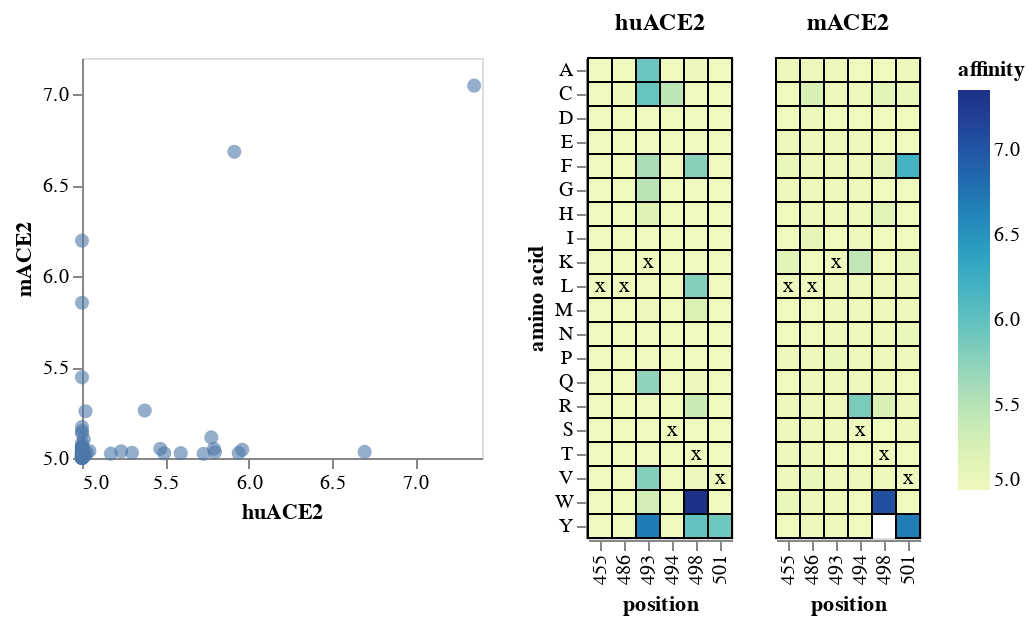

Here is the notebook cell this chart was saved with:
### Markdown cell above
Make a merged chart:

### Code cell
merged_chart = scatter | heatmap

merged_chart.save("BtKY72-mouse-ACE2-only.html")

merged_chart

### Figure 1 — Vega-Lite specification as saved in the notebook (floating-point values rounded to 4 significant figures; data arrays with more than 128 entries replaced by an {"elided": "..."} marker saying what was removed)
{"config": {"view": {"continuousWidth": 400, "continuousHeight": 300}}, "hconcat": [{"data": {"name": "data-04028ff975e5320be6ca4dcbc7bb6c68"}, "mark": {"type": "circle", "stroke": "black"}, "encoding": {"opacity": {"condition": {"value": 1, "selection": "selector001"}, "value": 0.6}, "size": {"condition": {"value": 100, "selection": "selector001"}, "value": 50}, "strokeWidth": {"condition": {"value": 2, "selection": "selector001"}, "value": 0}, "tooltip": [{"field": "mutation", "type": "nominal"}, {"field": "huACE2", "format": ".3f", "type": "quantitative"}, {"field": "mACE2", "format": ".3f", "type": "quantitative"}], "x": {"axis": {"grid": false}, "field": "huACE2", "scale": {"zero": false}, "type": "quantitative"}, "y": {"axis": {"grid": false}, "field": "mACE2", "scale": {"zero": false}, "type": "quantitative"}}, "height": 200, "selection": {"selector001": {"type": "single", "on": "mouseover", "empty": "none", "fields": ["mutation"]}}, "width": 200}, {"data": {"name": "data-4c6031e02f89b40c7cb706cc29ad2227"}, "facet": {"column": {"field": "ACE2", "header": {"labelFontSize": 12, "labelFontWeight": "bold"}, "title": null, "type": "nominal"}}, "spec": {"layer": [{"mark": {"type": "rect", "stroke": "black"}, "encoding": {"color": {"field": "affinity", "type": "quantitative"}, "strokeWidth": {"condition": {"value": 3, "selection": "selector001"}, "value": 1}, "tooltip": [{"field": "mutation", "type": "nominal"}, {"field": "huACE2", "format": ".3f", "type": "quantitative"}, {"field": "mACE2", "format": ".3f", "type": "quantitative"}], "x": {"field": "position", "type": "ordinal"}, "y": {"field": "mutant", "title": "amino acid", "type": "nominal"}}, "height": {"step": 12}, "selection": {"selector001": {"type": "single", "on": "mouseover", "empty": "none", "fields": ["mutation"]}}, "width": {"step": 12}}, {"mark": {"type": "text", "color": "black", "text": "x"}, "encoding": {"tooltip": [{"field": "mutation", "type": "nominal"}, {"field": "huACE2", "format": ".3f", "type": "quantitative"}, {"field": "mACE2", "format": ".3f", "type": "quantitative"}], "x": {"field": "position", "type": "ordinal"}, "y": {"field": "mutant", "title": "amino acid", "type": "nominal"}}, "height": {"step": 12}, "transform": [{"filter": "(datum.wildtype === datum.mutant)"}], "width": {"step": 12}}]}}], "$schema": "https://vega.github.io/schema/vega-lite/v4.17.0.json", "datasets": {"data-04028ff975e5320be6ca4dcbc7bb6c68": [{"wildtype": "L", "position": 455, "mutant": "A", "huACE2": 5.0, "mACE2": 5.026, "mutation": "L455A"}, {"wildtype": "L", "position": 455, "mutant": "C", "huACE2": 5.0, "mACE2": 5.0, "mutation": "L455C"}, {"wildtype": "L", "position": 455, "mutant": "D", "huACE2": 5.0, "mACE2": 5.0, "mutation": "L455D"}, {"wildtype": "L", "position": 455, "mutant": "E", "huACE2": 5.0, "mACE2": 5.053, "mutation": "L455E"}, {"wildtype": "L", "position": 455, "mutant": "F", "huACE2": 5.0, "mACE2": 5.063, "mutation": "L455F"}, {"wildtype": "L", "position": 455, "mutant": "G", "huACE2": 5.0, "mACE2": 5.025, "mutation": "L455G"}, {"wildtype": "L", "position": 455, "mutant": "H", "huACE2": 5.0, "mACE2": 5.014, "mutation": "L455H"}, {"wildtype": "L", "position": 455, "mutant": "I", "huACE2": 5.0, "mACE2": 5.001, "mutation": "L455I"}, {"wildtype": "L", "position": 455, "mutant": "K", "huACE2": 5.0, "mACE2": 5.148, "mutation": "L455K"}, {"wildtype": "L", "position": 455, "mutant": "L", "huACE2": 5.0, "mACE2": 5.034, "mutation": "L455L"}, {"wildtype": "L", "position": 455, "mutant": "M", "huACE2": 5.0, "mACE2": 5.005, "mutation": "L455M"}, {"wildtype": "L", "position": 455, "mutant": "N", "huACE2": 5.0, "mACE2": 5.004, "mutation": "L455N"}, {"wildtype": "L", "position": 455, "mutant": "P", "huACE2": 5.0, "mACE2": 5.017, "mutation": "L455P"}, {"wildtype": "L", "position": 455, "mutant": "Q", "huACE2": 5.0, "mACE2": 5.007, "mutation": "L455Q"}, {"wildtype": "L", "position": 455, "mutant": "R", "huACE2": 5.0, "mACE2": 5.032, "mutation": "L455R"}, {"wildtype": "L", "position": 455, "mutant": "S", "huACE2": 5.0, "mACE2": 5.037, "mutation": "L455S"}, {"wildtype": "L", "position": 455, "mutant": "T", "huACE2": 5.0, "mACE2": 5.017, "mutation": "L455T"}, {"wildtype": "L", "position": 455, "mutant": "V", "huACE2": 5.0, "mACE2": 5.03, "mutation": "L455V"}, {"wildtype": "L", "position": 455, "mutant": "W", "huACE2": 5.0, "mACE2": 5.061, "mutation": "L455W"}, {"wildtype": "L", "position": 455, "mutant": "Y", "huACE2": 5.0, "mACE2": 5.004, "mutation": "L455Y"}, {"wildtype": "L", "position": 486, "mutant": "A", "huACE2": 5.0, "mACE2": 5.047, "mutation": "L486A"}, {"wildtype": "L", "position": 486, "mutant": "C", "huACE2": 5.021, "mACE2": 5.257, "mutation": "L486C"}, {"wildtype": "L", "position": 486, "mutant": "D", "huACE2": 5.0, "mACE2": 5.039, "mutation": "L486D"}, {"wildtype": "L", "position": 486, "mutant": "E", "huACE2": 5.0, "mACE2": 5.023, "mutation": "L486E"}, {"wildtype": "L", "position": 486, "mutant": "F", "huACE2": 5.0, "mACE2": 5.019, "mutation": "L486F"}, {"wildtype": "L", "position": 486, "mutant": "G", "huACE2": 5.0, "mACE2": 5.045, "mutation": "L486G"}, {"wildtype": "L", "position": 486, "mutant": "H", "huACE2": 5.0, "mACE2": 5.027, "mutation": "L486H"}, {"wildtype": "L", "position": 486, "mutant": "I", "huACE2": 5.011, "mACE2": 5.101, "mutation": "L486I"}, {"wildtype": "L", "position": 486, "mutant": "K", "huACE2": 5.0, "mACE2": 5.009, "mutation": "L486K"}, {"wildtype": "L", "position": 486, "mutant": "L", "huACE2": 5.0, "mACE2": 5.034, "mutation": "L486L"}, {"wildtype": "L", "position": 486, "mutant": "M", "huACE2": 5.0, "mACE2": 5.008, "mutation": "L486M"}, {"wildtype": "L", "position": 486, "mutant": "N", "huACE2": 5.0, "mACE2": 5.006, "mutation": "L486N"}, {"wildtype": "L", "position": 486, "mutant": "P", "huACE2": 5.0, "mACE2": 5.027, "mutation": "L486P"}, {"wildtype": "L", "position": 486, "mutant": "Q", "huACE2": 5.0, "mACE2": 5.034, "mutation": "L486Q"}, {"wildtype": "L", "position": 486, "mutant": "R", "huACE2": 5.002, "mACE2": 5.037, "mutation": "L486R"}, {"wildtype": "L", "position": 486, "mutant": "S", "huACE2": 5.004, "mACE2": 5.031, "mutation": "L486S"}, {"wildtype": "L", "position": 486, "mutant": "T", "huACE2": 5.0, "mACE2": 5.035, "mutation": "L486T"}, {"wildtype": "L", "position": 486, "mutant": "V", "huACE2": 5.0, "mACE2": 5.053, "mutation": "L486V"}, {"wildtype": "L", "position": 486, "mutant": "W", "huACE2": 5.0, "mACE2": 5.017, "mutation": "L486W"}, {"wildtype": "L", "position": 486, "mutant": "Y", "huACE2": 5.0, "mACE2": 5.029, "mutation": "L486Y"}, {"wildtype": "K", "position": 493, "mutant": "A", "huACE2": 5.94, "mACE2": 5.027, "mutation": "K493A"}, {"wildtype": "K", "position": 493, "mutant": "C", "huACE2": 5.961, "mACE2": 5.045, "mutation": "K493C"}, {"wildtype": "K", "position": 493, "mutant": "D", "huACE2": 5.0, "mACE2": 5.012, "mutation": "K493D"}, {"wildtype": "K", "position": 493, "mutant": "E", "huACE2": 5.0, "mACE2": 5.048, "mutation": "K493E"}, {"wildtype": "K", "position": 493, "mutant": "F", "huACE2": 5.592, "mACE2": 5.027, "mutation": "K493F"}, {"wildtype": "K", "position": 493, "mutant": "G", "huACE2": 5.493, "mACE2": 5.026, "mutation": "K493G"}, {"wildtype": "K", "position": 493, "mutant": "H", "huACE2": 5.173, "mACE2": 5.024, "mutation": "K493H"}, {"wildtype": "K", "position": 493, "mutant": "I", "huACE2": 5.0, "mACE2": 5.007, "mutation": "K493I"}, {"wildtype": "K", "position": 493, "mutant": "K", "huACE2": 5.0, "mACE2": 5.034, "mutation": "K493K"}, {"wildtype": "K", "position": 493, "mutant": "L", "huACE2": 5.0, "mACE2": 5.027, "mutation": "K493L"}, {"wildtype": "K", "position": 493, "mutant": "M", "huACE2": 5.045, "mACE2": 5.038, "mutation": "K493M"}, {"wildtype": "K", "position": 493, "mutant": "N", "huACE2": 5.0, "mACE2": 5.027, "mutation": "K493N"}, {"wildtype": "K", "position": 493, "mutant": "P", "huACE2": 5.0, "mACE2": 5.054, "mutation": "K493P"}, {"wildtype": "K", "position": 493, "mutant": "Q", "huACE2": 5.729, "mACE2": 5.023, "mutation": "K493Q"}, {"wildtype": "K", "position": 493, "mutant": "R", "huACE2": 5.0, "mACE2": 5.034, "mutation": "K493R"}, {"wildtype": "K", "position": 493, "mutant": "S", "huACE2": 5.0, "mACE2": 5.018, "mutation": "K493S"}, {"wildtype": "K", "position": 493, "mutant": "T", "huACE2": 5.0, "mACE2": 5.008, "mutation": "K493T"}, {"wildtype": "K", "position": 493, "mutant": "V", "huACE2": 5.798, "mACE2": 5.031, "mutation": "K493V"}, {"wildtype": "K", "position": 493, "mutant": "W", "huACE2": 5.3, "mACE2": 5.029, "mutation": "K493W"}, {"wildtype": "K", "position": 493, "mutant": "Y", "huACE2": 6.696, "mACE2": 5.034, "mutation": "K493Y"}, {"wildtype": "S", "position": 494, "mutant": "A", "huACE2": 5.0, "mACE2": 5.008, "mutation": "S494A"}, {"wildtype": "S", "position": 494, "mutant": "C", "huACE2": 5.47, "mACE2": 5.05, "mutation": "S494C"}, {"wildtype": "S", "position": 494, "mutant": "D", "huACE2": 5.0, "mACE2": 5.013, "mutation": "S494D"}, {"wildtype": "S", "position": 494, "mutant": "E", "huACE2": 5.0, "mACE2": 5.021, "mutation": "S494E"}, {"wildtype": "S", "position": 494, "mutant": "F", "huACE2": 5.0, "mACE2": 5.016, "mutation": "S494F"}, {"wildtype": "S", "position": 494, "mutant": "G", "huACE2": 5.0, "mACE2": 5.021, "mutation": "S494G"}, {"wildtype": "S", "position": 494, "mutant": "H", "huACE2": 5.0, "mACE2": 5.016, "mutation": "S494H"}, {"wildtype": "S", "position": 494, "mutant": "I", "huACE2": 5.0, "mACE2": 5.04, "mutation": "S494I"}, {"wildtype": "S", "position": 494, "mutant": "K", "huACE2": 5.0, "mACE2": 5.444, "mutation": "S494K"}, {"wildtype": "S", "position": 494, "mutant": "L", "huACE2": 5.0, "mACE2": 5.032, "mutation": "S494L"}, {"wildtype": "S", "position": 494, "mutant": "M", "huACE2": 5.0, "mACE2": 5.016, "mutation": "S494M"}, {"wildtype": "S", "position": 494, "mutant": "N", "huACE2": 5.003, "mACE2": 5.015, "mutation": "S494N"}, {"wildtype": "S", "position": 494, "mutant": "P", "huACE2": 5.0, "mACE2": 5.05, "mutation": "S494P"}, {"wildtype": "S", "position": 494, "mutant": "Q", "huACE2": 5.0, "mACE2": 5.016, "mutation": "S494Q"}, {"wildtype": "S", "position": 494, "mutant": "R", "huACE2": 5.0, "mACE2": 5.854, "mutation": "S494R"}, {"wildtype": "S", "position": 494, "mutant": "S", "huACE2": 5.0, "mACE2": 5.034, "mutation": "S494S"}, {"wildtype": "S", "position": 494, "mutant": "T", "huACE2": 5.0, "mACE2": 5.009, "mutation": "S494T"}, {"wildtype": "S", "position": 494, "mutant": "V", "huACE2": 5.0, "mACE2": 5.021, "mutation": "S494V"}, {"wildtype": "S", "position": 494, "mutant": "W", "huACE2": 5.0, "mACE2": 5.011, "mutation": "S494W"}, {"wildtype": "S", "position": 494, "mutant": "Y", "huACE2": 5.0, "mACE2": 5.009, "mutation": "S494Y"}, {"wildtype": "T", "position": 498, "mutant": "A", "huACE2": 5.018, "mACE2": 5.011, "mutation": "T498A"}, {"wildtype": "T", "position": 498, "mutant": "C", "huACE2": 5.0, "mACE2": 5.136, "mutation": "T498C"}, {"wildtype": "T", "position": 498, "mutant": "D", "huACE2": 5.0, "mACE2": 5.0, "mutation": "T498D"}, {"wildtype": "T", "position": 498, "mutant": "E", "huACE2": 5.0, "mACE2": 5.011, "mutation": "T498E"}, {"wildtype": "T", "position": 498, "mutant": "F", "huACE2": 5.776, "mACE2": 5.113, "mutation": "T498F"}, {"wildtype": "T", "position": 498, "mutant": "G", "huACE2": 5.0, "mACE2": 5.004, "mutation": "T498G"}, {"wildtype": "T", "position": 498, "mutant": "H", "huACE2": 5.0, "mACE2": 5.17, "mutation": "T498H"}, {"wildtype": "T", "position": 498, "mutant": "I", "huACE2": 5.0, "mACE2": 5.0, "mutation": "T498I"}, {"wildtype": "T", "position": 498, "mutant": "K", "huACE2": 5.0, "mACE2": 5.009, "mutation": "T498K"}, {"wildtype": "T", "position": 498, "mutant": "L", "huACE2": 5.792, "mACE2": 5.051, "mutation": "T498L"}, {"wildtype": "T", "position": 498, "mutant": "M", "huACE2": 5.235, "mACE2": 5.037, "mutation": "T498M"}, {"wildtype": "T", "position": 498, "mutant": "N", "huACE2": 5.0, "mACE2": 5.031, "mutation": "T498N"}, {"wildtype": "T", "position": 498, "mutant": "P", "huACE2": 5.0, "mACE2": 5.041, "mutation": "T498P"}, {"wildtype": "T", "position": 498, "mutant": "Q", "huACE2": 5.019, "mACE2": 5.019, "mutation": "T498Q"}, {"wildtype": "T", "position": 498, "mutant": "R", "huACE2": 5.377, "mACE2": 5.261, "mutation": "T498R"}, {"wildtype": "T", "position": 498, "mutant": "S", "huACE2": 5.0, "mACE2": 5.012, "mutation": "T498S"}, {"wildtype": "T", "position": 498, "mutant": "T", "huACE2": 5.0, "mACE2": 5.034, "mutation": "T498T"}, {"wildtype": "T", "position": 498, "mutant": "V", "huACE2": 5.029, "mACE2": 5.029, "mutation": "T498V"}, {"wildtype": "T", "position": 498, "mutant": "W", "huACE2": 7.353, "mACE2": 7.048, "mutation": "T498W"}, {"wildtype": "T", "position": 498, "mutant": "Y", "huACE2": 5.971, "mACE2": null, "mutation": "T498Y"}, {"wildtype": "V", "position": 501, "mutant": "A", "huACE2": 5.0, "mACE2": 5.033, "mutation": "V501A"}, {"wildtype": "V", "position": 501, "mutant": "C", "huACE2": 5.0, "mACE2": 5.06, "mutation": "V501C"}, {"wildtype": "V", "position": 501, "mutant": "D", "huACE2": 5.0, "mACE2": 5.013, "mutation": "V501D"}, {"wildtype": "V", "position": 501, "mutant": "E", "huACE2": 5.0, "mACE2": 5.001, "mutation": "V501E"}, {"wildtype": "V", "position": 501, "mutant": "F", "huACE2": 5.0, "mACE2": 6.195, "mutation": "V501F"}, {"wildtype": "V", "position": 501, "mutant": "G", "huACE2": 5.0, "mACE2": 5.005, "mutation": "V501G"}, {"wildtype": "V", "position": 501, "mutant": "H", "huACE2": 5.0, "mACE2": 5.004, "mutation": "V501H"}, {"wildtype": "V", "position": 501, "mutant": "I", "huACE2": 5.0, "mACE2": 5.007, "mutation": "V501I"}, {"wildtype": "V", "position": 501, "mutant": "K", "huACE2": 5.0, "mACE2": 5.08, "mutation": "V501K"}, {"wildtype": "V", "position": 501, "mutant": "L", "huACE2": 5.0, "mACE2": 5.035, "mutation": "V501L"}, {"wildtype": "V", "position": 501, "mutant": "M", "huACE2": 5.0, "mACE2": 5.034, "mutation": "V501M"}, {"wildtype": "V", "position": 501, "mutant": "N", "huACE2": 5.0, "mACE2": 5.061, "mutation": "V501N"}, {"wildtype": "V", "position": 501, "mutant": "P", "huACE2": 5.0, "mACE2": 5.032, "mutation": "V501P"}, {"wildtype": "V", "position": 501, "mutant": "Q", "huACE2": 5.0, "mACE2": 5.0, "mutation": "V501Q"}, {"wildtype": "V", "position": 501, "mutant": "R", "huACE2": 5.0, "mACE2": 5.029, "mutation": "V501R"}, {"wildtype": "V", "position": 501, "mutant": "S", "huACE2": 5.0, "mACE2": 5.02, "mutation": "V501S"}, {"wildtype": "V", "position": 501, "mutant": "T", "huACE2": 5.0, "mACE2": 5.007, "mutation": "V501T"}, {"wildtype": "V", "position": 501, "mutant": "V", "huACE2": 5.0, "mACE2": 5.034, "mutation": "V501V"}, {"wildtype": "V", "position": 501, "mutant": "W", "huACE2": 5.0, "mACE2": 5.0, "mutation": "V501W"}, {"wildtype": "V", "position": 501, "mutant": "Y", "huACE2": 5.914, "mACE2": 6.684, "mutation": "V501Y"}], "data-4c6031e02f89b40c7cb706cc29ad2227": {"elided": "240 records"}}}
